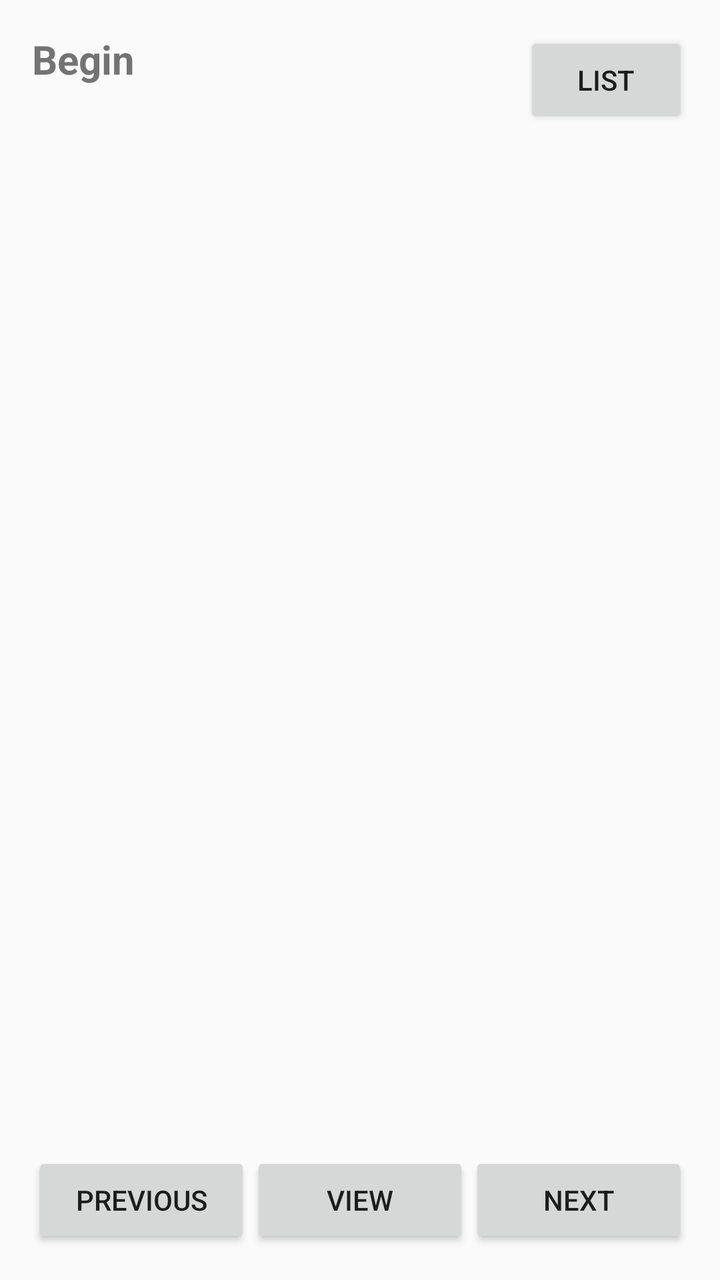
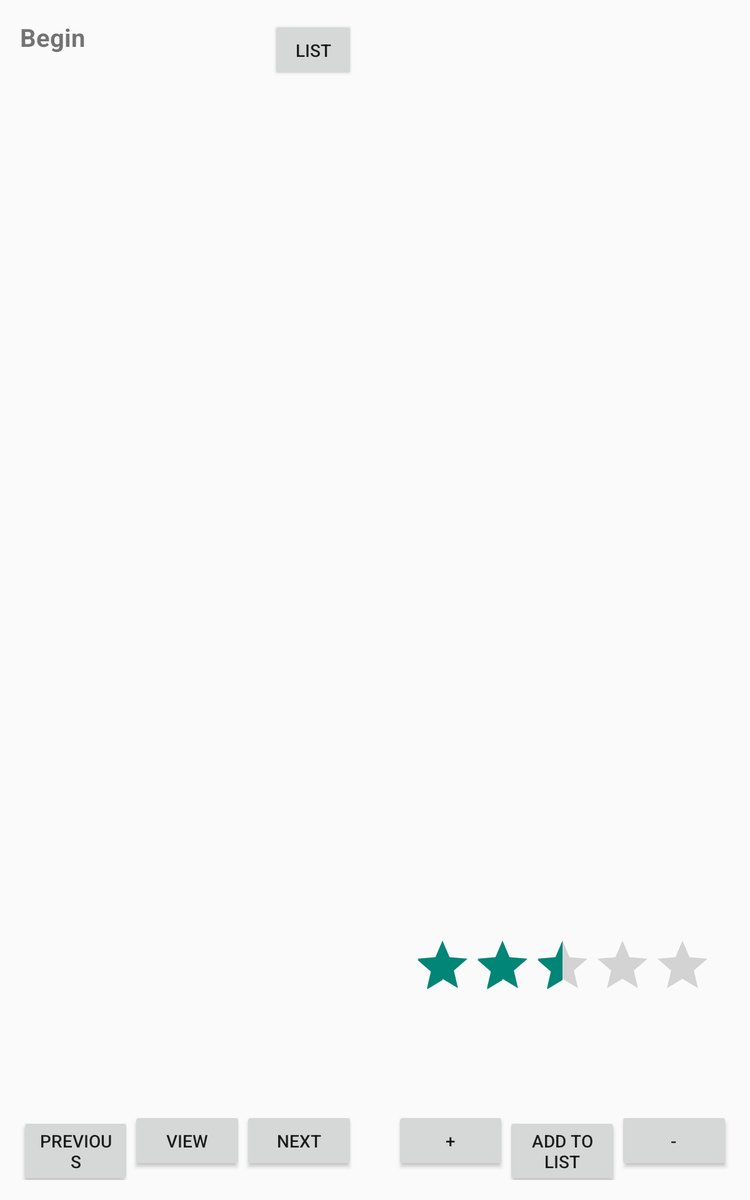

First picture: res/layout/ on a phone held upright. Second picture: the repository's own variant of that layout, on a device whose configuration matches the variant's folder. Source for both follows.
<!-- AndroidManifest.xml: application theme AppTheme -->
<!-- res/layout/activity_front_page.xml -->
<LinearLayout xmlns:android="http://schemas.android.com/apk/res/android"
    xmlns:tools="http://schemas.android.com/tools"
    android:layout_width="match_parent"
    android:layout_height="match_parent"
    android:orientation="vertical"
    android:padding="16dp"
    tools:context=".MainActivity">

    <LinearLayout
        android:layout_width="match_parent"
        android:layout_height="wrap_content"
        android:orientation="horizontal">

        <TextView
            android:id="@+id/item_title"
            android:layout_width="0dp"
            android:layout_height="wrap_content"
            android:layout_gravity="start"
            android:layout_weight="3"
            android:gravity="center_vertical"
            android:text="@string/menu_title"
            android:textSize="20sp"
            android:textStyle="bold" />

        <Button
            android:layout_width="0dp"
            android:layout_height="wrap_content"
            android:layout_weight="1"
            android:gravity="center"
            android:onClick="showListItem"
            android:text="List" />

    </LinearLayout>

    <TextView
        android:id="@+id/cost_text_view_menu"
        android:layout_width="wrap_content"
        android:layout_height="wrap_content"
        android:layout_gravity="start"
        android:gravity="center_vertical"
        android:textSize="20sp" />

    <ImageView
        android:id="@+id/item_image"
        android:layout_width="match_parent"
        android:layout_height="0dp"
        android:layout_gravity="clip_horizontal"
        android:layout_weight="1" />

    <LinearLayout
        android:layout_width="match_parent"
        android:layout_height="wrap_content">

        <Button
            android:id="@+id/previous_item"
            android:layout_width="0dp"
            android:layout_height="wrap_content"
            android:layout_weight="1"
            android:gravity="center"
            android:onClick="previousItem"
            android:text="@string/previous_item" />

        <Button
            android:id="@+id/order_item"
            android:layout_width="0dp"
            android:layout_height="wrap_content"
            android:layout_weight="1"
            android:gravity="center"
            android:onClick="selectItem"
            android:text="@string/order_item" />

        <Button
            android:id="@+id/next_item"
            android:layout_width="0dp"
            android:layout_height="wrap_content"
            android:layout_weight="1"
            android:gravity="center"
            android:onClick="nextItem"
            android:text="@string/next_item" />

    </LinearLayout>

</LinearLayout>
<!-- resources referenced by this layout -->
<resources>
  <string name="menu_title"> Begin </string>
  <string name="next_item"> Next</string>
  <string name="order_item"> View</string>
  <string name="previous_item"> Previous </string>
  <style name="AppTheme" parent="Theme.AppCompat.Light.DarkActionBar">
          
      </style>
</resources>
<!-- res/layout-sw600dp/activity_front_page.xml (the repository's variant of the layout above) -->
<!-- drawn on a 7-inch tablet held upright -->
<LinearLayout xmlns:android="http://schemas.android.com/apk/res/android"
    xmlns:tools="http://schemas.android.com/tools"
    android:layout_width="match_parent"
    android:layout_height="match_parent"
    android:baselineAligned="false"
    android:divider="?android:attr/dividerHorizontal"
    android:orientation="horizontal"
    tools:context="com.example.android.sunshine.app.MainActivity">

    


    <LinearLayout xmlns:android="http://schemas.android.com/apk/res/android"
        xmlns:tools="http://schemas.android.com/tools"
        android:layout_width="0dp"
        android:layout_weight="1"
        android:layout_height="match_parent"
        android:orientation="vertical"
        android:padding="16dp"
        tools:context=".MainActivity">

        <LinearLayout
            android:layout_width="match_parent"
            android:layout_height="wrap_content"
            android:orientation="horizontal">

            <TextView
                android:id="@+id/item_title"
                android:layout_width="0dp"
                android:layout_height="wrap_content"
                android:layout_gravity="start"
                android:layout_weight="3"
                android:gravity="center_vertical"
                android:text="@string/menu_title"
                android:textSize="20sp"
                android:textStyle="bold" />

            <Button
                android:layout_width="0dp"
                android:layout_height="wrap_content"
                android:layout_weight="1"
                android:gravity="center"
                android:onClick="showListItem"
                android:text="List" />

        </LinearLayout>

        <TextView
            android:id="@+id/cost_text_view_menu"
            android:layout_width="wrap_content"
            android:layout_height="wrap_content"
            android:layout_gravity="start"
            android:gravity="center_vertical"
            android:textSize="20sp" />

        <ImageView
            android:id="@+id/item_image"
            android:layout_width="wrap_content"
            android:layout_height="0dp"
            android:layout_gravity="center"
            android:layout_weight="1" />

        <LinearLayout
            android:layout_width="match_parent"
            android:layout_height="wrap_content">

            <Button
                android:id="@+id/previous_item"
                android:layout_width="0dp"
                android:layout_height="wrap_content"
                android:layout_weight="1"
                android:gravity="center"
                android:onClick="previousItem"
                android:text="@string/previous_item" />

            <Button
                android:id="@+id/order_item"
                android:layout_width="0dp"
                android:layout_height="wrap_content"
                android:layout_weight="1"
                android:gravity="center"
                android:onClick="selectItem"
                android:text="@string/order_item" />

            <Button
                android:id="@+id/next_item"
                android:layout_width="0dp"
                android:layout_height="wrap_content"
                android:layout_weight="1"
                android:gravity="center"
                android:onClick="nextItem"
                android:text="@string/next_item" />

        </LinearLayout>

    </LinearLayout>


    <LinearLayout xmlns:android="http://schemas.android.com/apk/res/android"
        xmlns:tools="http://schemas.android.com/tools"
        android:layout_width="0dp"
        android:layout_weight="1"
        android:layout_height="match_parent"
        android:orientation="vertical"
        android:padding="16dp"
        tools:context="menu.saryal.example.com.menu.DetailPage">

        <TextView
            android:id="@+id/menu_title"
            android:layout_width="match_parent"
            android:layout_height="wrap_content"
            android:gravity="center_vertical"
            android:paddingBottom="15dp"
            android:textSize="20sp"
            android:textStyle="bold" />

        <TextView
            android:id="@+id/cost_text_view"
            android:layout_width="match_parent"
            android:layout_height="wrap_content"
            android:gravity="center_vertical"
            android:paddingBottom="15dp"
            android:textSize="16sp"
            android:textStyle="bold" />

        <TextView
            android:id="@+id/description_text_view"
            android:layout_width="wrap_content"
            android:layout_height="0dp"
            android:layout_weight="1"
            android:gravity="fill_horizontal"
            android:paddingBottom="15dp"
            android:textStyle="bold" />

        <RatingBar
            android:id="@+id/ratingBar"
            android:layout_width="wrap_content"
            android:layout_height="wrap_content"
            android:layout_gravity="center_horizontal"
            android:numStars="5"
            android:paddingBottom="15dp"
            android:rating="2.5"
            android:stepSize="0.5" />

        <LinearLayout
            android:layout_width="match_parent"
            android:layout_height="wrap_content"
            android:orientation="vertical">

            <TextView
                android:id="@+id/total_item_number"
                android:layout_width="wrap_content"
                android:layout_height="wrap_content"
                android:gravity="center_vertical"
                android:paddingBottom="15dp"
                android:textStyle="bold" />

            <TextView
                android:id="@+id/total_cost_text_view"
                android:layout_width="match_parent"
                android:layout_height="wrap_content"
                android:gravity="center_vertical"
                android:paddingBottom="15dp"
                android:textStyle="bold" />

        </LinearLayout>


        <LinearLayout
            android:layout_width="match_parent"
            android:layout_height="wrap_content">

            <Button
                android:layout_width="0dp"
                android:layout_height="wrap_content"
                android:layout_weight="1"
                android:gravity="center"
                android:onClick="increaseTotalCost"
                android:text="@string/increase_order" />

            <Button
                android:layout_width="0dp"
                android:layout_height="wrap_content"
                android:layout_weight="1"
                android:gravity="center"
                android:onClick="addToList"
                android:text="@string/submit_order" />

            <Button
                android:layout_width="0dp"
                android:layout_height="wrap_content"
                android:layout_weight="1"
                android:gravity="center"
                android:onClick="decreaseTotalCost"
                android:text="@string/decrease_order" />

        </LinearLayout>

    </LinearLayout>


</LinearLayout>
<!-- resources referenced by the variant -->
<!-- as a 7-inch tablet held upright resolves them -->
<resources>
  <string name="decrease_order">-</string>
  <string name="increase_order">+</string>
  <string name="menu_title"> Begin </string>
  <string name="next_item"> Next</string>
  <string name="order_item"> View</string>
  <string name="previous_item"> Previous </string>
  <string name="submit_order">Add To List</string>
  <style name="AppTheme" parent="Theme.AppCompat.Light.DarkActionBar">
          
      </style>
</resources>
